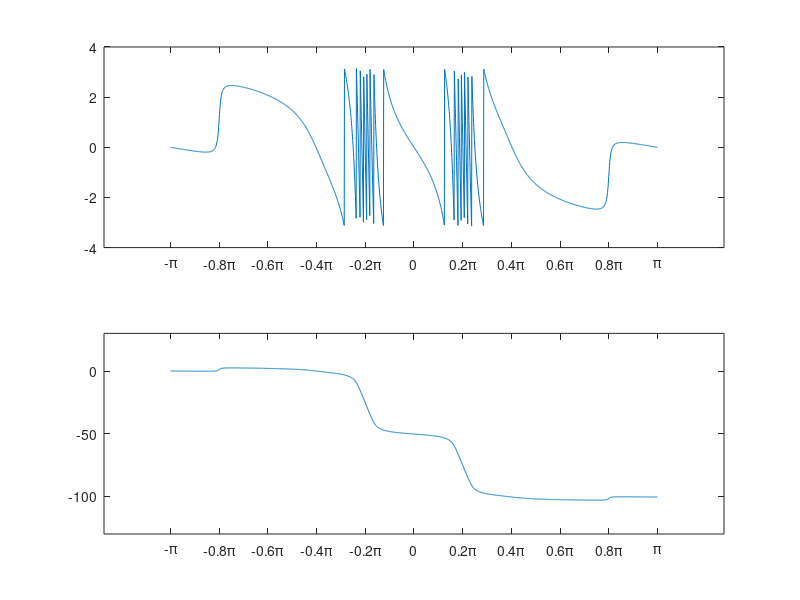
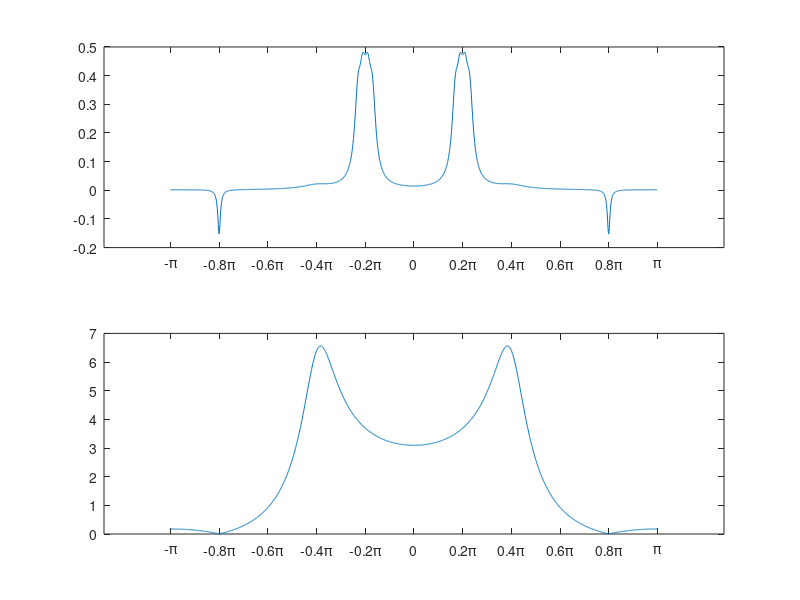
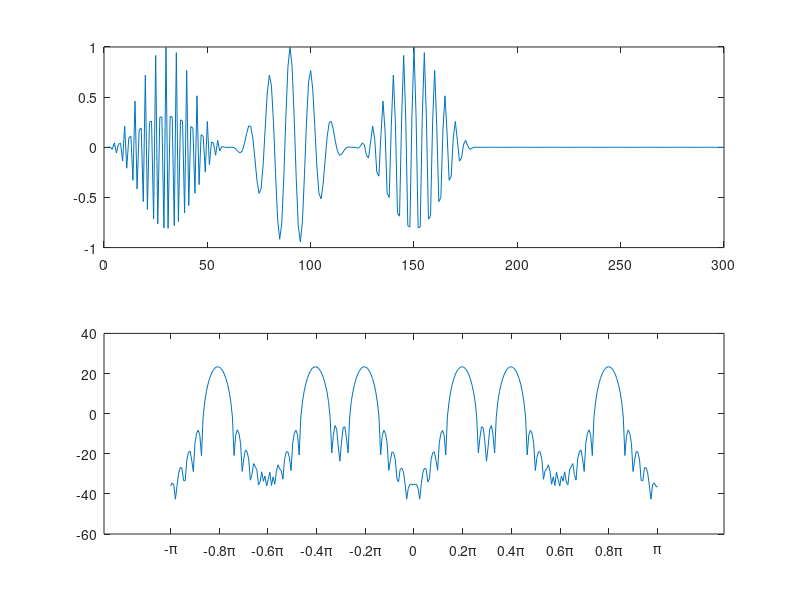
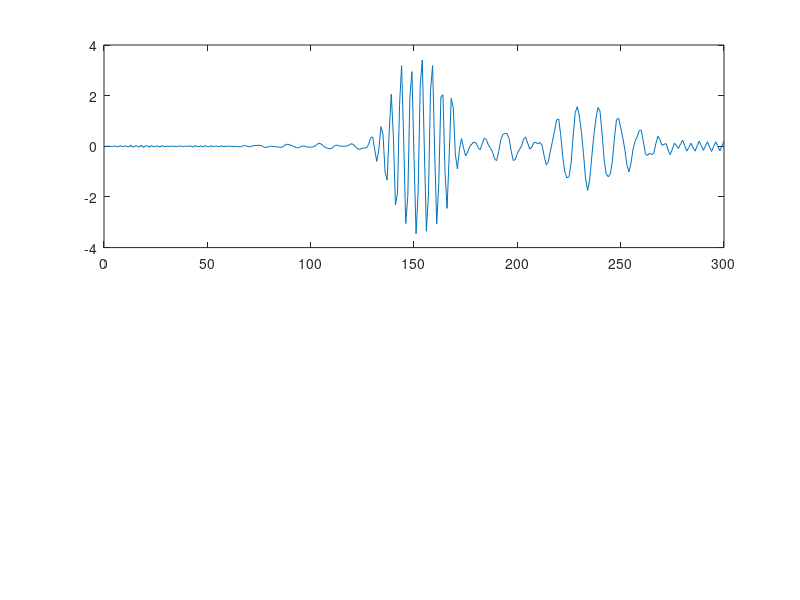

Write the MATLAB code that produced these figures, in order.
clear;
close all;
N = 2000;
w = linspace(-1*pi, pi, N);

%% Implement function
z = exp(1i*w);
zp = z.^-1;

qa = 0.98*exp(1i*0.8*pi);
qb = 0.98*exp(-1i*0.8*pi);
pa = 0.8*exp(1i*0.4*pi);
pb = 0.8*exp(-1i*0.4*pi);

H1 = (1-qa*zp).*(1-qb*zp)./((1-pa*zp).*(1-pb*zp));

H2 = ones(1, N);
for k = 1:4
    ck = 0.95*exp(1i*(0.15*pi+0.02*k*pi));
    ckp = conj(ck);
    H2 = H2.*(((ckp-zp).*(ck-zp)./((1-ck*zp).*(1-ckp*zp))).^2);
end

%% ARG
H = H1.*H2;
ARG = angle(H);
figure(1);
subplot(2,1,1);
plot(w,ARG);  
set(gca,'XTick',-pi:0.2*pi:pi);
set(gca,'XTickLabel',{'-\pi','-0.8\pi','-0.6\pi','-0.4\pi','-0.2\pi', ...
                        '0','0.2\pi','0.4\pi','0.6\pi','0.8\pi','\pi'});
%% arg
arg = ARG;
step = 0;
interval = 2*pi/N;
thres = 1000;
for i=2:N
    slope = (ARG(i)-ARG(i-1))/interval;
    if(slope > thres)
        if(slope > 0)
            step = step - 1;
        elseif(slope < 0)
            step = step + 1;
        end
    end
    arg(i) = step*2*pi+arg(i);
end
subplot(2,1,2);
plot(w,arg);
ylim([-130,30]);
set(gca,'XTick',-pi:0.2*pi:pi);
set(gca,'XTickLabel',{'-\pi','-0.8\pi','-0.6\pi','-0.4\pi','-0.2\pi', ...
                        '0','0.2\pi','0.4\pi','0.6\pi','0.8\pi','\pi'});
%% grd
grd = -diff(arg);
figure(2);
subplot(2,1,1);
plot(w(1:N-1),grd);
set(gca,'XTick',-pi:0.2*pi:pi);
set(gca,'XTickLabel',{'-\pi','-0.8\pi','-0.6\pi','-0.4\pi','-0.2\pi', ...
                        '0','0.2\pi','0.4\pi','0.6\pi','0.8\pi','\pi'});

%% Magintude
magR = abs(H);
subplot(2,1,2);
plot(w,magR);
set(gca,'XTick',-pi:0.2*pi:pi);
set(gca,'XTickLabel',{'-\pi','-0.8\pi','-0.6\pi','-0.4\pi','-0.2\pi', ...
                        '0','0.2\pi','0.4\pi','0.6\pi','0.8\pi','\pi'});
%% Make wave
n = 1:60;
hamm = hanning(60)';
x1 = hamm.*cos(0.8*pi*n);
x2 = hamm.*cos(0.2*pi*n);
x3 = hamm.*cos(0.4*pi*n);
x4 = zeros(1,120);
x = cat(2,x1,x2,x3,x4);

figure(3);
subplot(2,1,1);
plot(x);
%% DTFT
K =300; % For total 300 point
F = zeros(1,K);

for n=1:K
    tmp = 0;
    for k=1:K
        tmp = tmp + x(k) * exp(-1i*2*pi*n*k/K);
    end
    F(n) = 20*log10(abs(tmp));
end

% Flip spectrogram
F_tmp(1:150) = F(151:300);
F_tmp(151:300) = F(1:150);
F = F_tmp;
w = linspace(-1*pi, pi, K);

subplot(2,1,2);
plot(w,F);
set(gca,'XTick',-pi:0.2*pi:pi);
set(gca,'XTickLabel',{'-\pi','-0.8\pi','-0.6\pi','-0.4\pi','-0.2\pi', ...
                        '0','0.2\pi','0.4\pi','0.6\pi','0.8\pi','\pi'});
%% Implement LCCDE
a1 = [1 -0.98*exp(1i*0.8*pi)];
a2 = [1 -0.98*exp(-1i*0.8*pi)];

b1 = [1 -0.8*(1i*0.4*pi)];
b2 = [1 -0.8*(-1i*0.4*pi)];

a = conv(a1,a2);
b = conv(b1,b2);

for k=1:4
    ck = 0.95*exp(1i*(0.15*pi+0.02*pi*k));
    ckp = ck';

    c1 = [ckp -1];
    c2 = [ck -1];
    at = conv(c1, c2);
    at = conv(at, at);
    a = conv(a, at);

    d1 = [1 -ck];
    d2 = [1 -ckp];
    bt = conv(d1, d2);
    bt = conv(bt, bt);
    b = conv(b, bt);
end

% Set y[0] at left of equation
a = a/b(1);
b = -b/b(1);
b(1) = 0;

%% Utilize LCCDE
y = zeros(1,300);
for i=1:300
    % Input part
    for j=1:length(a)
        if i<j
            continue
        end
        y(i) = a(j)*x(i-j+1) + y(i);
    end

    % Output part
    for j=1:length(b)
        if i<j
            continue
        end
        y(i) = b(j)*y(i-j+1) + y(i);
    end
end

figure(4);
subplot(2,1,1);
plot(y);